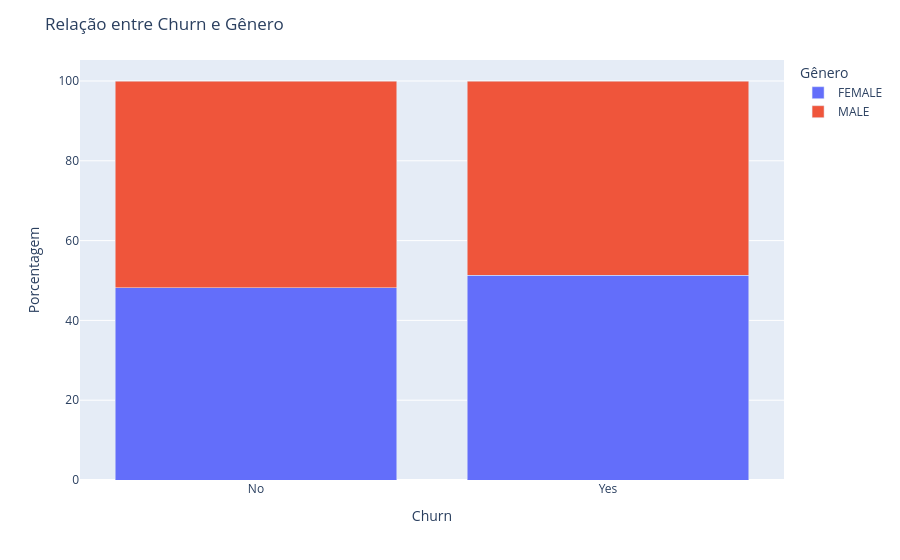

Notebook cell for this chart:
### Code cell
df_grouped = df.groupby(['Churn', 'Genero']).size().reset_index(name='count')
total_por_churn = df_grouped.groupby('Churn')['count'].transform('sum')
df_grouped['percent'] = (df_grouped['count'] / total_por_churn) * 100

fig = px.bar(df_grouped, x='Churn', y='percent', color='Genero', barmode='stack',
            labels={'Churn': 'Churn', 'percent': 'Porcentagem', 'Genero': 'Gênero'})

fig.update_layout(title='Relação entre Churn e Gênero',
                yaxis_title='Porcentagem',
                legend_title='Gênero')
fig.show()

### Figure 1 — Plotly figure (JSON) as saved in the notebook; plotly's stock layout.template omitted (floating-point values rounded to 4 significant figures)
{"data": [{"hovertemplate": "Gênero=FEMALE<br>Churn=%{x}<br>Porcentagem=%{y}<extra></extra>", "legendgroup": "FEMALE", "marker": {"color": "#636efa", "pattern": {"shape": ""}}, "name": "FEMALE", "orientation": "v", "showlegend": true, "textposition": "auto", "type": "bar", "x": ["No", "Yes"], "xaxis": "x", "y": [48.18, 51.31], "yaxis": "y"}, {"hovertemplate": "Gênero=MALE<br>Churn=%{x}<br>Porcentagem=%{y}<extra></extra>", "legendgroup": "MALE", "marker": {"color": "#EF553B", "pattern": {"shape": ""}}, "name": "MALE", "orientation": "v", "showlegend": true, "textposition": "auto", "type": "bar", "x": ["No", "Yes"], "xaxis": "x", "y": [51.82, 48.69], "yaxis": "y"}], "layout": {"barmode": "stack", "legend": {"title": {"text": "Gênero"}, "tracegroupgap": 0}, "margin": {"t": 60}, "title": {"text": "Relação entre Churn e Gênero"}, "xaxis": {"anchor": "y", "domain": [0, 1], "title": {"text": "Churn"}}, "yaxis": {"anchor": "x", "domain": [0, 1], "title": {"text": "Porcentagem"}}}}
